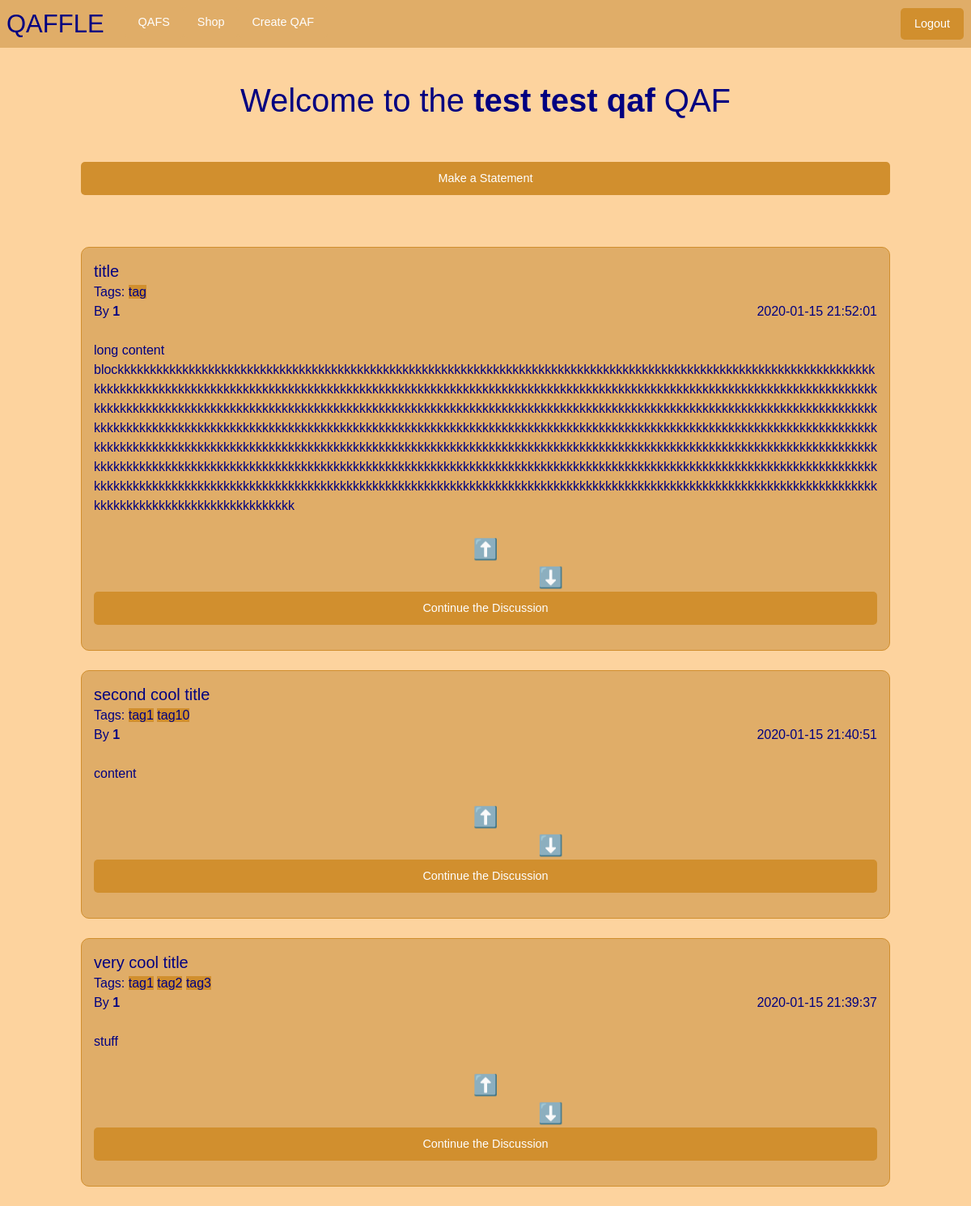
The app's page /qaf/1 (signed in) with its own data.
### tables this page shows
CREATE TABLE qafs (id INTEGER PRIMARY KEY, name TEXT, owner_id INTEGER);

CREATE TABLE posts (id INTEGER PRIMARY KEY, author_id INTEGER, title TEXT, content TEXT, qaf_id INTEGER, tags TEXT, time_created DATETIME DEFAULT CURRENT_TIMESTAMP, net_vote INTEGER);

CREATE TABLE users (id INTEGER PRIMARY KEY, username TEXT, password TEXT, waffles INT, qafs_joined TEXT);

### app.py (the view)
@app.route("/qaf/<id>", methods=['GET', 'POST'])
def show_qaf(id):
    if current_user() == None:
      flash('You must be logged in to access this page', 'warning')
      return redirect( url_for( 'login'))
    qaf = Qaf(id)
    posts = qaf.get_posts()
    return render_template('qaf.html', title = qaf.name, qaf = qaf, posts = posts)

### app.py (called while the page is built)
def current_user():
    if 'user_id' in session:
        return User(session['user_id'])
    return None

@app.context_processor
def make_template_globals():
    return dict(current_user=current_user())

### util/db_builder.py (called while the page is built)
def execute(cmd):
    db = sqlite3.connect(DB_FILE)
    c = db.cursor()
    output = c.execute(cmd)
    db.commit()
    return output

### util/post.py (called while the page is built)
    def get_author(self):
        return util.user.User(self.author_id)

### util/qaf.py (called while the page is built)
	def get_posts(self):
		command = 'SELECT id FROM posts WHERE qaf_id = {} ORDER BY time_created DESC'.format(self.id)
		data = execute(command).fetchall()
		posts = []
		for post_id in data:
			posts.append(Post(post_id[0]))
		return posts

### templates/qaf.html (shortened to what this page needs)
{% extends "base.html" %}
{% block content %}
<div class="grid-x">
  <h2 class="small-12">Welcome to the <strong>{{ qaf.name }}</strong> QAF</h2>
  <div class="small-10 small-offset-1">
    <br>
    <br>
    <a class="expanded button" href="/qaf/{{qaf.id}}/create_post">Make a Statement</a>
    <br>
    <br>
    {% for post in posts %}
      <div class="post">
        <h5 style="text-align:left">{{post.title}}</h5>
        <div class="small-12" style="text-align:left">Tags:
          {% for tag in post.tags %}
            <span class = "tag">{{ tag }}</span>
          {% endfor %}
        </div>
        <div>By <strong>{{post.get_author().username}}</strong> <span style="float:right;">{{post.time_created}}</span> </div><br>
        <div style="word-wrap: break-word;">
          {{post.content}}
        </div>
        <br>
        <div class="small-5">
          <h4 class="upvote" id="upvote{{post.id}}">⬆️</h4>
        </div>
        <div class="small-5 small-offset-2">
          <h4 class="downvote">⬇️</h4>
        </div>
        <a class="button expanded small-12" href="{{ url_for('show_post', qaf_id = qaf.id, post_id=post.id) }}"> Continue the Discussion </a>
      </div>
      <br>
    {% endfor %}
  </div>
</div>
{% endblock content %}

### templates/base.html (shortened to what this page needs)
<!DOCTYPE html>
<html lang="en" dir="ltr">
  <head>
    <link rel="stylesheet" href="https://cdn.jsdelivr.net/npm/foundation-sites@6.4.3/dist/css/foundation.min.css">
    <link rel="stylesheet" href="../static/css/stylesheet.css">
    <link href="{{ url_for('static', filename='css/stylesheet.css') }}" rel="stylesheet">
  </head>
  <body>
    <div class="top-bar grid-x">
      <div class="top-bar-left grid-x">
        <a href="/"><h3 class="columns small-1">QAFFLE</h3></a>
        <ul class = "menu" style = "margin-left:25px;background-color:rgb(224, 173, 104)">
          <li><a class = "button" style="background-color:rgb(224, 173, 104)" href="/my_qafs">QAFS</a></li>
          <li><a class = "button" style="background-color:rgb(224, 173, 104)" href="/shop">Shop</a></li>
          <li><a class = "button" style="background-color:rgb(224, 173, 104)" href="/create_qaf">Create QAF</a></li>
        </ul>
      </div>
      <div class="top-bar-right small-2">
        {% if current_user is none %}
        <div class="button-group grid-x">
          <a class="button small-5" href="/login">Login</a>
          <div class="small-1"></div>
          <a class="button small-5"href="/signup">Sign Up</a>
        </div>
        {% else %}
          <ul class = "menu" style = "background-color:rgb(224, 173, 104);margin-left:60%">
            <li><a class="button small-5" href="/logout" >Logout</a></li>
          </ul>
        {% endif %}
      </div>
    </div>
    <br>
    <br>
    <br>
    <br>
    {% block content %}
    {% endblock content %}
  </body>
</html>

### static/css/stylesheet.css (style rules this page uses)
body { font-family: 'Overpass', sans-serif; background-color: RGB(253, 211, 158); color: navy; }
a { border: 0px; border-color: RGB(209, 143, 46); padding: 0px; font-family: 'Overpass', sans-serif; }
li { border: 0px; padding: 0px; }
.top-bar { background-color: RGB(224, 173, 104); position: fixed; width: 100%; }
.button { background-color: RGB(209, 143, 46); border-radius: 5px; }
h2 { color: navy; margin: auto; font-family: 'Overpass', sans-serif; text-align: center; }
h3 { color: navy; margin: auto; font-family: 'Overpass', sans-serif; text-align: center; }
h4 { color: navy; margin: auto; font-family: 'Overpass', sans-serif; text-align: center; }
h5 { margin: auto; text-align: center; font-family: 'Overpass', sans-serif; }
.tag { background-color: RGB(209, 143, 46); }
.post { border-color: RGB(209, 143, 46); border-style: solid; border-width: thin; border-radius: 10px; background-color: RGB(224, 173, 104); padding: 15px; }

### records on screen
qafs: name "test test qaf"
posts: title "title", tags "tag", get_author "1", time_created "2020-01-15 21:52:01", content "long content…"
posts: title "second cool title", tags "tag1" "tag10", get_author "1", time_created "2020-01-15 21:40:51", content "content"
posts: title "very cool title", tags "tag1" "tag2" "tag3", get_author "1", time_created "2020-01-15 21:39:37", content "stuff"
